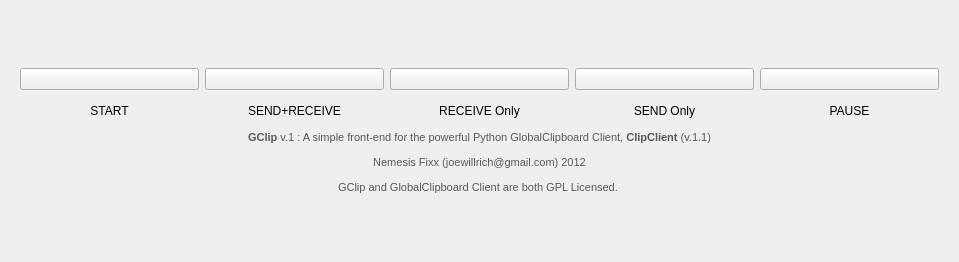
<?xml version="1.0" encoding="UTF-8"?>
<ui version="4.0">
 <class>GClipDialog</class>
 <widget class="QDialog" name="GClipDialog">
  <property name="geometry">
   <rect>
    <x>0</x>
    <y>0</y>
    <width>935</width>
    <height>262</height>
   </rect>
  </property>
  <property name="minimumSize">
   <size>
    <width>0</width>
    <height>262</height>
   </size>
  </property>
  <property name="windowTitle">
   <string>GClip</string>
  </property>
  <property name="windowIcon">
   <iconset resource="../resources/gclip_resources.qrc">
    <normaloff>:/images/icons/gclip.png</normaloff>:/images/icons/gclip.png</iconset>
  </property>
  <property name="sizeGripEnabled">
   <bool>false</bool>
  </property>
  <layout class="QHBoxLayout" name="horizontalLayout_2">
   <item>
    <widget class="QFrame" name="frame">
     <property name="minimumSize">
      <size>
       <width>0</width>
       <height>254</height>
      </size>
     </property>
     <layout class="QVBoxLayout" name="verticalLayout">
      <property name="sizeConstraint">
       <enum>QLayout::SetFixedSize</enum>
      </property>
      <item>
       <layout class="QHBoxLayout" name="horizontalLayout">
        <property name="sizeConstraint">
         <enum>QLayout::SetMinimumSize</enum>
        </property>
        <item>
         <widget class="QPushButton" name="btnStart">
          <property name="baseSize">
           <size>
            <width>0</width>
            <height>0</height>
           </size>
          </property>
          <property name="toolTip">
           <string>Start GlobalClipboard Client (SEND+RECEIVE)</string>
          </property>
          <property name="text">
           <string/>
          </property>
          <property name="icon">
           <iconset resource="../resources/gclip_resources.qrc">
            <normaloff>:/images/icons/start.png</normaloff>:/images/icons/start.png</iconset>
          </property>
          <property name="iconSize">
           <size>
            <width>128</width>
            <height>128</height>
           </size>
          </property>
          <property name="autoDefault">
           <bool>false</bool>
          </property>
         </widget>
        </item>
        <item>
         <widget class="QPushButton" name="btnSendRecieve">
          <property name="baseSize">
           <size>
            <width>0</width>
            <height>0</height>
           </size>
          </property>
          <property name="toolTip">
           <string>Allow BOTH Sending and Receiving from GlobalClipboard</string>
          </property>
          <property name="text">
           <string/>
          </property>
          <property name="icon">
           <iconset resource="../resources/gclip_resources.qrc">
            <normaloff>:/images/icons/sync.png</normaloff>:/images/icons/sync.png</iconset>
          </property>
          <property name="iconSize">
           <size>
            <width>128</width>
            <height>128</height>
           </size>
          </property>
          <property name="autoDefault">
           <bool>false</bool>
          </property>
         </widget>
        </item>
        <item>
         <widget class="QPushButton" name="btnReceiveOnly">
          <property name="baseSize">
           <size>
            <width>0</width>
            <height>0</height>
           </size>
          </property>
          <property name="toolTip">
           <string>Allow ONLY Receiving from GlobalClipboard</string>
          </property>
          <property name="text">
           <string/>
          </property>
          <property name="icon">
           <iconset resource="../resources/gclip_resources.qrc">
            <normaloff>:/images/icons/download.png</normaloff>:/images/icons/download.png</iconset>
          </property>
          <property name="iconSize">
           <size>
            <width>128</width>
            <height>128</height>
           </size>
          </property>
          <property name="autoDefault">
           <bool>false</bool>
          </property>
         </widget>
        </item>
        <item>
         <widget class="QPushButton" name="btnSendOnly">
          <property name="baseSize">
           <size>
            <width>0</width>
            <height>0</height>
           </size>
          </property>
          <property name="toolTip">
           <string>Allow ONLY Sending to GlobalClipboard</string>
          </property>
          <property name="text">
           <string/>
          </property>
          <property name="icon">
           <iconset resource="../resources/gclip_resources.qrc">
            <normaloff>:/images/icons/upload.png</normaloff>:/images/icons/upload.png</iconset>
          </property>
          <property name="iconSize">
           <size>
            <width>128</width>
            <height>128</height>
           </size>
          </property>
          <property name="autoDefault">
           <bool>false</bool>
          </property>
         </widget>
        </item>
        <item>
         <widget class="QPushButton" name="btnPause">
          <property name="baseSize">
           <size>
            <width>0</width>
            <height>0</height>
           </size>
          </property>
          <property name="toolTip">
           <string>Pause All Activity with the GlobalClipboard</string>
          </property>
          <property name="text">
           <string/>
          </property>
          <property name="icon">
           <iconset resource="../resources/gclip_resources.qrc">
            <normaloff>:/images/icons/pause.png</normaloff>:/images/icons/pause.png</iconset>
          </property>
          <property name="iconSize">
           <size>
            <width>128</width>
            <height>128</height>
           </size>
          </property>
          <property name="autoDefault">
           <bool>false</bool>
          </property>
         </widget>
        </item>
       </layout>
      </item>
      <item>
       <layout class="QHBoxLayout" name="horizontalLayout_3">
        <item>
         <widget class="QLabel" name="label">
          <property name="sizePolicy">
           <sizepolicy hsizetype="Preferred" vsizetype="Preferred">
            <horstretch>0</horstretch>
            <verstretch>0</verstretch>
           </sizepolicy>
          </property>
          <property name="minimumSize">
           <size>
            <width>179</width>
            <height>29</height>
           </size>
          </property>
          <property name="maximumSize">
           <size>
            <width>179</width>
            <height>29</height>
           </size>
          </property>
          <property name="baseSize">
           <size>
            <width>128</width>
            <height>29</height>
           </size>
          </property>
          <property name="frameShape">
           <enum>QFrame::NoFrame</enum>
          </property>
          <property name="frameShadow">
           <enum>QFrame::Plain</enum>
          </property>
          <property name="text">
           <string>START</string>
          </property>
          <property name="scaledContents">
           <bool>false</bool>
          </property>
          <property name="alignment">
           <set>Qt::AlignCenter</set>
          </property>
         </widget>
        </item>
        <item>
         <widget class="QLabel" name="label_3">
          <property name="sizePolicy">
           <sizepolicy hsizetype="Preferred" vsizetype="Preferred">
            <horstretch>0</horstretch>
            <verstretch>0</verstretch>
           </sizepolicy>
          </property>
          <property name="minimumSize">
           <size>
            <width>179</width>
            <height>29</height>
           </size>
          </property>
          <property name="maximumSize">
           <size>
            <width>179</width>
            <height>29</height>
           </size>
          </property>
          <property name="baseSize">
           <size>
            <width>128</width>
            <height>29</height>
           </size>
          </property>
          <property name="frameShape">
           <enum>QFrame::NoFrame</enum>
          </property>
          <property name="frameShadow">
           <enum>QFrame::Plain</enum>
          </property>
          <property name="text">
           <string>SEND+RECEIVE</string>
          </property>
          <property name="scaledContents">
           <bool>false</bool>
          </property>
          <property name="alignment">
           <set>Qt::AlignCenter</set>
          </property>
         </widget>
        </item>
        <item>
         <widget class="QLabel" name="label_2">
          <property name="sizePolicy">
           <sizepolicy hsizetype="Preferred" vsizetype="Preferred">
            <horstretch>0</horstretch>
            <verstretch>0</verstretch>
           </sizepolicy>
          </property>
          <property name="minimumSize">
           <size>
            <width>179</width>
            <height>29</height>
           </size>
          </property>
          <property name="maximumSize">
           <size>
            <width>179</width>
            <height>29</height>
           </size>
          </property>
          <property name="baseSize">
           <size>
            <width>128</width>
            <height>29</height>
           </size>
          </property>
          <property name="frameShape">
           <enum>QFrame::NoFrame</enum>
          </property>
          <property name="frameShadow">
           <enum>QFrame::Plain</enum>
          </property>
          <property name="text">
           <string>RECEIVE Only</string>
          </property>
          <property name="scaledContents">
           <bool>false</bool>
          </property>
          <property name="alignment">
           <set>Qt::AlignCenter</set>
          </property>
         </widget>
        </item>
        <item>
         <widget class="QLabel" name="label_5">
          <property name="sizePolicy">
           <sizepolicy hsizetype="Preferred" vsizetype="Preferred">
            <horstretch>0</horstretch>
            <verstretch>0</verstretch>
           </sizepolicy>
          </property>
          <property name="minimumSize">
           <size>
            <width>179</width>
            <height>29</height>
           </size>
          </property>
          <property name="maximumSize">
           <size>
            <width>179</width>
            <height>29</height>
           </size>
          </property>
          <property name="baseSize">
           <size>
            <width>128</width>
            <height>29</height>
           </size>
          </property>
          <property name="frameShape">
           <enum>QFrame::NoFrame</enum>
          </property>
          <property name="frameShadow">
           <enum>QFrame::Plain</enum>
          </property>
          <property name="text">
           <string>SEND Only</string>
          </property>
          <property name="scaledContents">
           <bool>false</bool>
          </property>
          <property name="alignment">
           <set>Qt::AlignCenter</set>
          </property>
         </widget>
        </item>
        <item>
         <widget class="QLabel" name="label_4">
          <property name="sizePolicy">
           <sizepolicy hsizetype="Preferred" vsizetype="Preferred">
            <horstretch>0</horstretch>
            <verstretch>0</verstretch>
           </sizepolicy>
          </property>
          <property name="minimumSize">
           <size>
            <width>179</width>
            <height>29</height>
           </size>
          </property>
          <property name="maximumSize">
           <size>
            <width>179</width>
            <height>29</height>
           </size>
          </property>
          <property name="baseSize">
           <size>
            <width>128</width>
            <height>29</height>
           </size>
          </property>
          <property name="frameShape">
           <enum>QFrame::NoFrame</enum>
          </property>
          <property name="frameShadow">
           <enum>QFrame::Plain</enum>
          </property>
          <property name="text">
           <string>PAUSE</string>
          </property>
          <property name="scaledContents">
           <bool>false</bool>
          </property>
          <property name="alignment">
           <set>Qt::AlignCenter</set>
          </property>
         </widget>
        </item>
       </layout>
      </item>
      <item>
       <layout class="QHBoxLayout" name="horizontalLayout_4">
        <property name="sizeConstraint">
         <enum>QLayout::SetDefaultConstraint</enum>
        </property>
        <property name="rightMargin">
         <number>0</number>
        </property>
        <item>
         <widget class="QLabel" name="label_6">
          <property name="font">
           <font>
            <pointsize>8</pointsize>
            <italic>false</italic>
           </font>
          </property>
          <property name="text">
           <string>&lt;html&gt;&lt;head/&gt;&lt;body&gt;&lt;p align=&quot;center&quot;&gt;&lt;span style=&quot; font-size:8pt; font-weight:600; color:#585858;&quot;&gt;GClip&lt;/span&gt;&lt;span style=&quot; font-size:8pt; color:#585858;&quot;&gt; v.1 : A simple front-end for the powerful Python GlobalClipboard Client, &lt;/span&gt;&lt;span style=&quot; font-size:8pt; font-weight:600; color:#585858;&quot;&gt;ClipClient &lt;/span&gt;&lt;span style=&quot; font-size:8pt; color:#585858;&quot;&gt;(v.1.1)&lt;/span&gt;&lt;/p&gt;&lt;p align=&quot;center&quot;&gt;&lt;span style=&quot; font-size:8pt; color:#585858;&quot;&gt;Nemesis Fixx (joewillrich@gmail.com) 2012&lt;/span&gt;&lt;/p&gt;&lt;p align=&quot;center&quot;&gt;&lt;span style=&quot; font-size:8pt; color:#585858;&quot;&gt;GClip and GlobalClipboard Client are both GPL Licensed. &lt;/span&gt;&lt;/p&gt;&lt;/body&gt;&lt;/html&gt;</string>
          </property>
          <property name="alignment">
           <set>Qt::AlignHCenter|Qt::AlignTop</set>
          </property>
          <property name="wordWrap">
           <bool>false</bool>
          </property>
         </widget>
        </item>
       </layout>
      </item>
     </layout>
    </widget>
   </item>
  </layout>
 </widget>
 <tabstops>
  <tabstop>btnStart</tabstop>
  <tabstop>btnSendRecieve</tabstop>
  <tabstop>btnReceiveOnly</tabstop>
  <tabstop>btnSendOnly</tabstop>
  <tabstop>btnPause</tabstop>
 </tabstops>
 <resources>
  <include location="../resources/gclip_resources.qrc"/>
 </resources>
 <connections/>
</ui>
